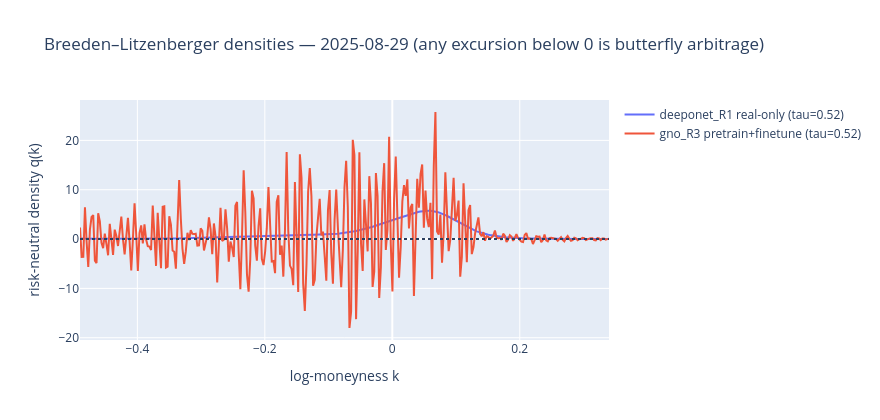

The notebook cell saved with this chart:
### Markdown cell above
## C. Risk-neutral densities (Breeden–Litzenberger) — butterfly in probability units

In log-moneyness the risk-neutral density of $X_T=\log(S_T/F_T)$ is
$q(k) = g(k)\,\varphi(d_2)/\sqrt{w}$ with $d_2 = -k/\sqrt{w} - \sqrt{w}/2$: **positivity ⇔
butterfly**, so negative mass is the violation stated in the units a risk manager reads. Also
checked: $\int q\,dk \approx 1$ and the martingale identity $\int e^k q\,dk \approx 1$
(deviations on the *truncated* export domain are reported as truncation, not error).

### Code cell
def bl_density(pack, tau):
    kg = pack.k
    w = pack.w(kg, np.full_like(kg, tau))
    g = pack.g(kg, np.full_like(kg, tau))
    sw = np.sqrt(w)
    d2 = -kg / sw - sw / 2
    q = g * _phi(d2) / sw
    return kg, q


rows_C = []
for date in DATES:
    day_packs = {m: p for (m, d), p in packs.items() if d == date and not m.endswith("lam0")}
    for m, pack in sorted(day_packs.items()):
        for tau in np.quantile(pack.t, [0.15, 0.5, 0.9]):
            kg, q = bl_density(pack, float(tau))
            dk = kg[1] - kg[0]
            rows_C.append(dict(model=m, date=date, tau=float(tau),
                               neg_mass_pct=float(100 * np.sum(np.abs(q[q < 0])) * dk),
                               total_mass=float(np.sum(q) * dk),
                               martingale=float(np.sum(np.exp(kg) * q) * dk),
                               min_q=float(q.min())))
if rows_C:
    dfC = pl.DataFrame(rows_C)
    dfC.write_parquet(OUT_DIR / "nb05_densities.parquet")
    print(dfC)

if DATES:
    d = DATES[-1]
    fig = go.Figure()
    for m, pack in sorted({m: p for (m, dd), p in packs.items()
                           if dd == d and not m.endswith("lam0")}.items()):
        tau = float(np.quantile(pack.t, 0.5))
        kg, q = bl_density(pack, tau)
        fig.add_trace(go.Scatter(x=kg, y=q, name=f"{m} (tau={tau:.2f})"))
    fig.add_hline(y=0, line_dash="dot")
    fig.update_layout(width=880, height=420, xaxis_title="log-moneyness k",
                      yaxis_title="risk-neutral density q(k)",
                      title=f"Breeden–Litzenberger densities — {d} "
                            f"(any excursion below 0 is butterfly arbitrage)")
    fig.show()

### Figure 1 — Plotly figure (JSON) as saved in the notebook; plotly's stock layout.template omitted (floating-point values rounded to 4 significant figures; data arrays with more than 128 entries replaced by an {"elided": "..."} marker saying what was removed)
{"data": [{"name": "deeponet_R1 real-only (tau=0.52)", "type": "scatter", "x": {"elided": "321 float values"}, "y": {"elided": "321 float values"}}, {"name": "gno_R3 pretrain+finetune (tau=0.52)", "type": "scatter", "x": {"elided": "321 float values"}, "y": {"elided": "321 float values"}}], "layout": {"height": 420, "shapes": [{"line": {"dash": "dot"}, "type": "line", "x0": 0, "x1": 1, "xref": "x domain", "y0": 0, "y1": 0, "yref": "y"}], "title": {"text": "Breeden–Litzenberger densities — 2025-08-29 (any excursion below 0 is butterfly arbitrage)"}, "width": 880, "xaxis": {"title": {"text": "log-moneyness k"}}, "yaxis": {"title": {"text": "risk-neutral density q(k)"}}}}
